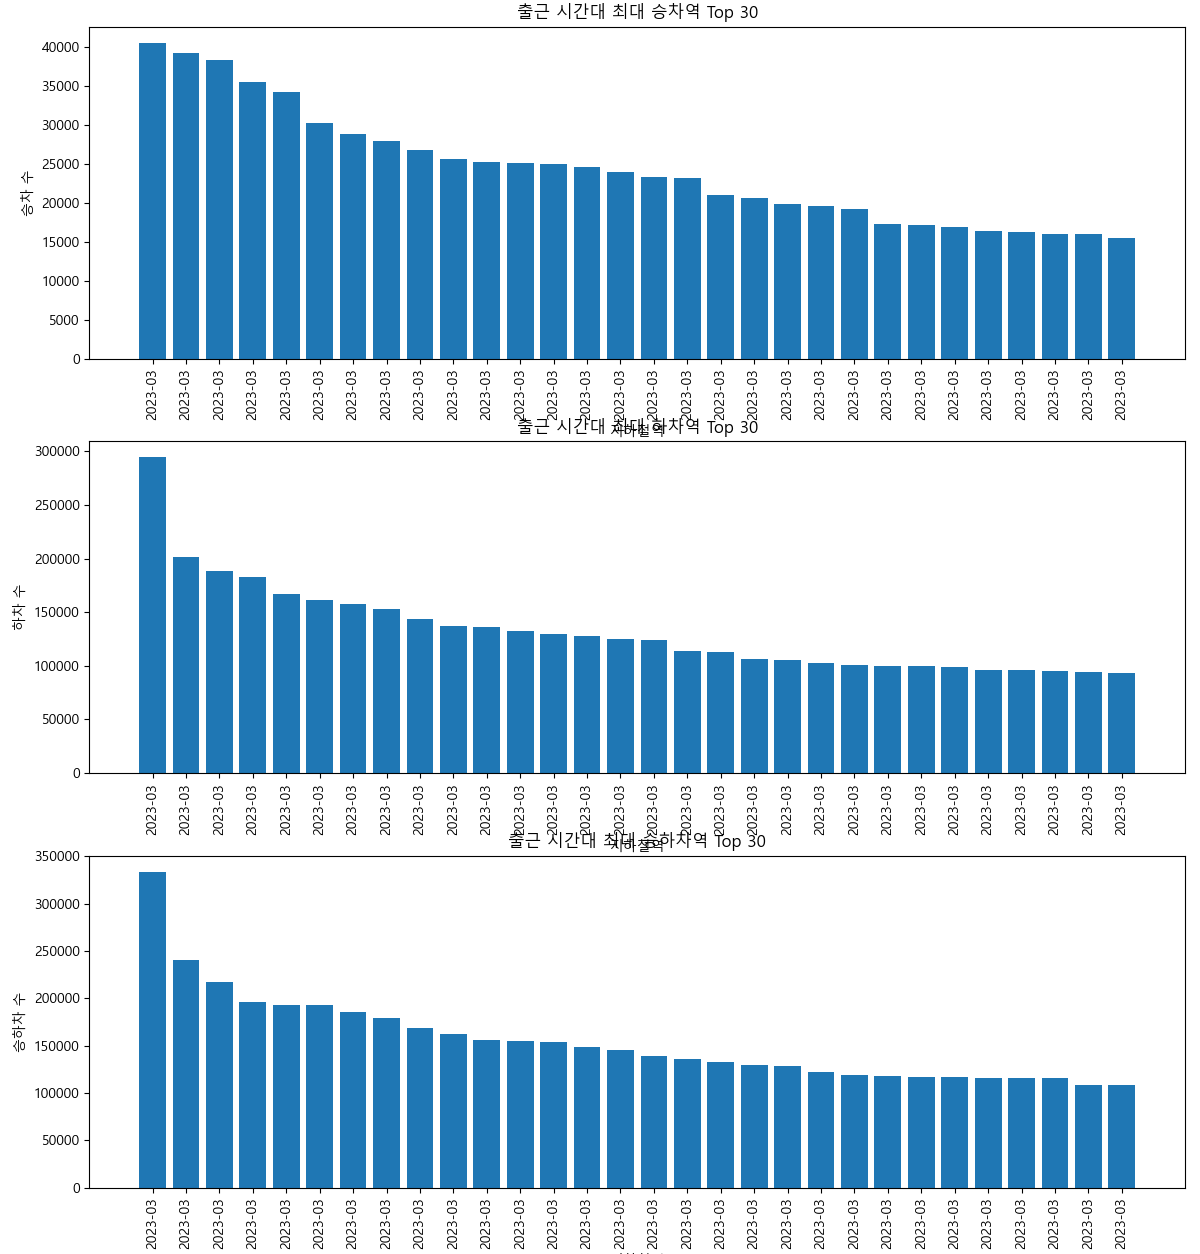

Write Python code to recreate this figure.
import matplotlib.pyplot as plt
import csv

plt.rc('font', family='Malgun Gothic')

if __name__ == "__main__":
    # 데이터 파일 읽기
    data = []
    with open('subway.csv', 'r', encoding='utf-8') as file:
        reader = csv.reader(file)
        next(reader)
        next(reader)

        for row in reader:
            data.append(row)

    commute_data = []
    for row in data:
        commute_data.append([row[0], row[1], row[2], row[6], row[12], row[18], row[24]])

    boarding_top_30 = sorted(commute_data, key=lambda x: int(x[3]) if x[3].isdigit() else 0, reverse=True)[:30]
    alighting_top_30 = sorted(commute_data, key=lambda x: int(x[4]) if x[4].isdigit() else 0, reverse=True)[:30]
    commute_top_30 = sorted(commute_data, key=lambda x: int(x[3]) + int(x[4]) if x[3].isdigit() and x[4].isdigit() else 0, reverse=True)[:30]

    plt.figure(figsize=(12, 18))

    plt.subplot(3, 1, 1)
    plt.bar(range(len(boarding_top_30)), [int(row[3]) if row[3].isdigit() else 0 for row in boarding_top_30])
    plt.xticks(range(len(boarding_top_30)), [row[0] for row in boarding_top_30], rotation=90)
    plt.xlabel('지하철역')
    plt.ylabel('승차 수')
    plt.title('출근 시간대 최대 승차역 Top 30')

    plt.subplot(3, 1, 2)
    plt.bar(range(len(alighting_top_30)), [int(row[4]) if row[4].isdigit() else 0 for row in alighting_top_30])
    plt.xticks(range(len(alighting_top_30)), [row[0] for row in alighting_top_30], rotation=90)
    plt.xlabel('지하철역')
    plt.ylabel('하차 수')
    plt.title('출근 시간대 최대 하차역 Top 30')

    plt.subplot(3, 1, 3)
    plt.bar(range(len(commute_top_30)), [int(row[3]) + int(row[4]) if row[3].isdigit() and row[4].isdigit() else 0 for row in commute_top_30])
    plt.xticks(range(len(commute_top_30)), [row[0] for row in commute_top_30], rotation=90)
    plt.xlabel('지하철역')
    plt.ylabel('승하차 수')
    plt.title('출근 시간대 최대 승하차역 Top 30')

    plt.tight_layout()
    plt.show()
